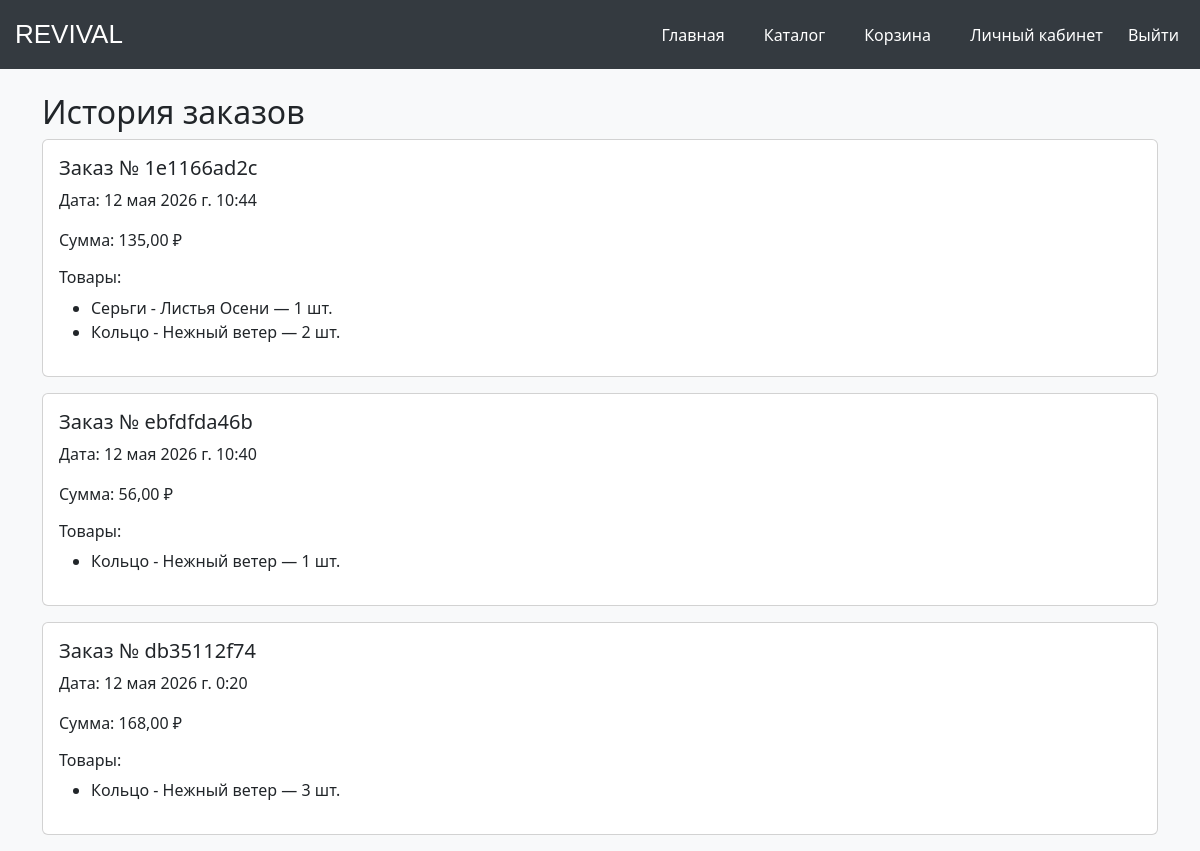
/orders/ (signed in), run on an earlier commit of the app's database.
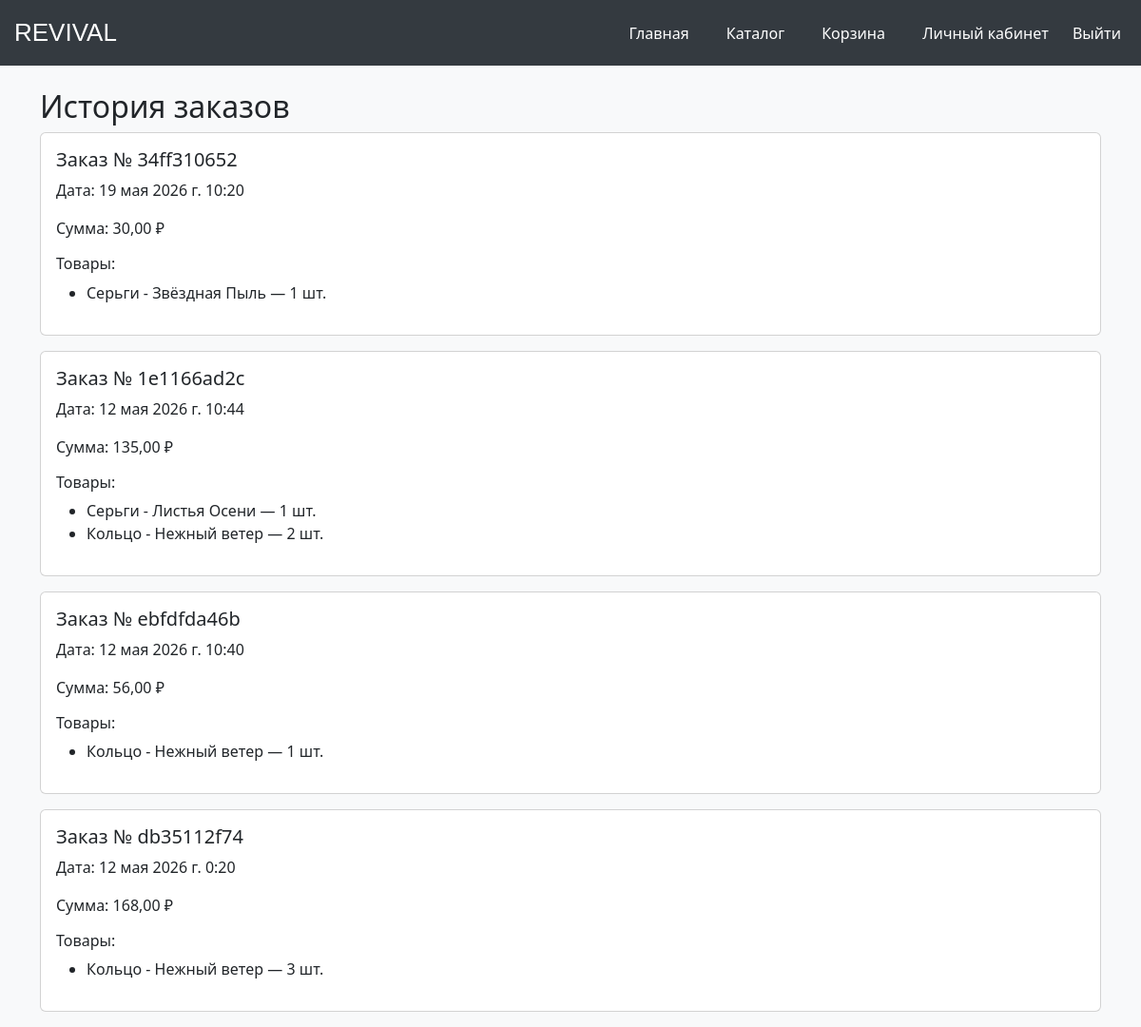
And on a later commit of the database.
### shop/models.py (models this page shows, shortened)
class Order(models.Model):
    user = models.ForeignKey(User, on_delete=models.CASCADE)
    receipt_number = models.CharField(max_length=50, unique=True)
    created_at = models.DateTimeField(auto_now_add=True)
    total = models.DecimalField(max_digits=10, decimal_places=2)

class OrderItem(models.Model):
    order = models.ForeignKey(Order, on_delete=models.CASCADE, related_name='items')
    product = models.ForeignKey(Product, on_delete=models.CASCADE)
    quantity = models.PositiveIntegerField()
    price_at_moment = models.DecimalField(max_digits=10, decimal_places=2)

class Product(models.Model):
    name = models.CharField(max_length=255)
    description = models.TextField()
    price = models.DecimalField(max_digits=10, decimal_places=2)
    category = models.ForeignKey(Category, on_delete=models.CASCADE)
    image = models.ImageField(upload_to='products/')

### shop/views.py (the view)
# urls.py: path('orders/', views.orders, name='orders'),          # История заказов
def orders(request):
    if not request.user.is_authenticated:
        return redirect('login')
    orders = Order.objects.filter(user=request.user).order_by('-created_at')
    return render(request, 'orders.html', {'orders': orders})

### templates/orders.html
{% extends 'base.html' %}
{% block content %}
<h2>История заказов</h2>
{% if orders %}
    {% for order in orders %}
        <div class="card mb-3">
            <div class="card-body">
                <h5>Заказ № {{ order.receipt_number }}</h5>
                <p>Дата: {{ order.created_at }}</p>
                <p>Сумма: {{ order.total }} ₽</p>
                <h6>Товары:</h6>
                <ul>
                    {% for item in order.items.all %}
                        <li>{{ item.product.name }} — {{ item.quantity }} шт.</li>
                    {% endfor %}
                </ul>
            </div>
        </div>
    {% endfor %}
{% else %}
    <p>У вас пока нет заказов.</p>
{% endif %}
{% endblock %}

What changed in the data, as far as the page shows it:
added Order: receipt_number "34ff310652", created_at "19 мая 2026 г. 10:20", total "30,00"
added OrderItem: product.name "Серьги - Звёздная Пыль", quantity "1", shown under "34ff310652"
